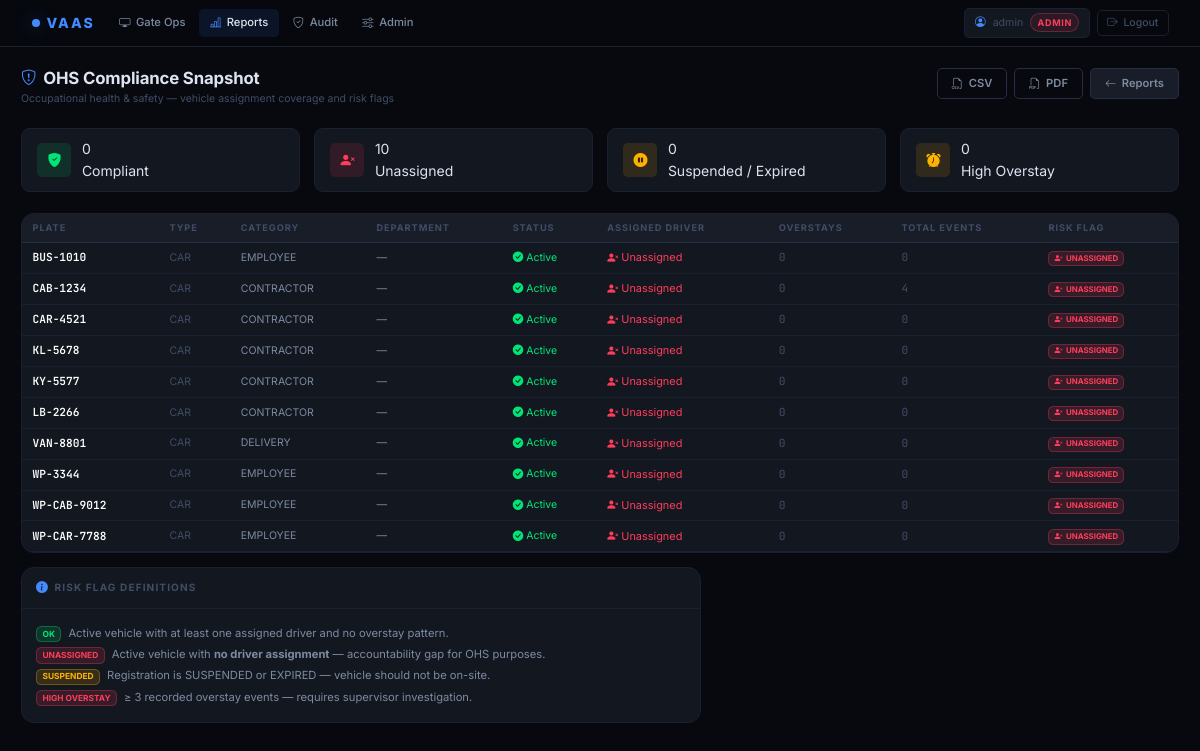
/manager/reports/ohs (signed in), run on the app's committed database.
### tables this page shows
CREATE TABLE registered_vehicles (
    plate_number        TEXT PRIMARY KEY,
    vehicle_category    TEXT NOT NULL DEFAULT 'CONTRACTOR',
    contractor_name     TEXT,
    registration_status TEXT NOT NULL DEFAULT 'ACTIVE'
                        CHECK(registration_status IN ('ACTIVE','SUSPENDED','EXPIRED')),
    created_at          TEXT NOT NULL DEFAULT (strftime('%Y-%m-%dT%H:%M:%SZ','now')),
    notes               TEXT
, vehicle_type TEXT NOT NULL DEFAULT 'CAR', department TEXT, make_model TEXT);

### webapp/routes/manager.py (the view)
@manager_bp.route("/reports/ohs")
@requires_role("MANAGER", "ADMIN")
def ohs():
    rows = ohs_compliance_report(current_app.config["VAAS_DB"])
    return render_template("manager/ohs.html", rows=rows)

### webapp/auth.py (called while the page is built)
def requires_role(*allowed: str):
    def decorator(fn):
        @wraps(fn)
        def wrapper(*args, **kwargs):
            if "user_id" not in session:
                return redirect(url_for("auth.login", next=request.path))
            user_role = session.get("role", "")
            user_rank = ROLE_RANK.get(user_role, 0)
            min_rank = min(ROLE_RANK[r] for r in allowed)
            if user_rank < min_rank:
                return ("Forbidden — role required: " + " or ".join(allowed)), 403
            return fn(*args, **kwargs)
        return wrapper
    return decorator

### webapp/templates/manager/ohs.html (shortened to what this page needs)
{% extends "base.html" %}
{% block content %}
<div class="page-header">
  <div class="page-header-left">
    <h1 class="page-title"><i class="bi bi-shield-exclamation"></i> OHS Compliance Snapshot</h1>
    <p class="page-subtitle">Occupational health &amp; safety — vehicle assignment coverage and risk flags</p>
  </div>
  <div class="page-actions">
    <a class="btn btn-outline-secondary"
       href="{{ url_for('manager.export_csv_route', report_type='ohs') }}">
      <i class="bi bi-filetype-csv"></i> CSV
    </a>
    <a class="btn btn-outline-secondary"
       href="{{ url_for('manager.export_pdf_route', report_type='ohs') }}">
      <i class="bi bi-filetype-pdf"></i> PDF
    </a>
    <a class="btn btn-secondary" href="{{ url_for('manager.home') }}">
      <i class="bi bi-arrow-left"></i> Reports
    </a>
  </div>
</div>
{% set ok_count         = rows | selectattr('risk_flag','eq','OK')          | list | length %}
{% set unassigned_count = rows | selectattr('risk_flag','eq','UNASSIGNED')   | list | length %}
{% set suspended_count  = rows | selectattr('risk_flag','eq','SUSPENDED')    | list | length %}
{% set overstay_count   = rows | selectattr('risk_flag','eq','HIGH_OVERSTAY')| list | length %}
<div class="d-flex flex-wrap gap-3 mb-4">
  <div class="stat-chip">
    <div class="stat-chip-icon" style="background:rgba(0,230,118,.12);color:var(--green)">
      <i class="bi bi-shield-fill-check"></i>
    </div>
    <div>
      <div class="stat-chip-value">{{ ok_count }}</div>
      <div class="stat-chip-label">Compliant</div>
    </div>
  </div>
  <div class="stat-chip">
    <div class="stat-chip-icon" style="background:rgba(255,61,90,.12);color:var(--red)">
      <i class="bi bi-person-x-fill"></i>
    </div>
    <div>
      <div class="stat-chip-value">{{ unassigned_count }}</div>
      <div class="stat-chip-label">Unassigned</div>
    </div>
  </div>
  <div class="stat-chip">
    <div class="stat-chip-icon" style="background:rgba(255,179,0,.12);color:var(--amber)">
      <i class="bi bi-pause-circle-fill"></i>
    </div>
    <div>
      <div class="stat-chip-value">{{ suspended_count }}</div>
      <div class="stat-chip-label">Suspended / Expired</div>
    </div>
  </div>
  <div class="stat-chip">
    <div class="stat-chip-icon" style="background:rgba(255,179,0,.12);color:var(--amber)">
      <i class="bi bi-alarm-fill"></i>
    </div>
    <div>
      <div class="stat-chip-value">{{ overstay_count }}</div>
      <div class="stat-chip-label">High Overstay</div>
    </div>
  </div>
</div>
<div class="report-card">
  <div class="report-table-wrap">
    <table class="vaas-table">
      <thead>
        <tr>
          <th>Plate</th>
          <th>Type</th>
          <th>Category</th>
          <th>Department</th>
          <th>Status</th>
          <th>Assigned Driver</th>
          <th>Overstays</th>
          <th>Total Events</th>
          <th>Risk Flag</th>
        </tr>
      </thead>
      <tbody>
      {% for r in rows %}
        <tr>
          <td style="font-family:var(--font-mono);font-weight:600;color:#fff;font-size:.8rem">
            {{ r.plate_number }}
          </td>
          <td style="color:var(--text-muted);font-size:.75rem">{{ r.vehicle_type }}</td>
          <td style="color:var(--text-secondary);font-size:.75rem">{{ r.vehicle_category }}</td>
          <td style="color:var(--text-secondary);font-size:.75rem">{{ r.department }}</td>
          <td style="font-size:.75rem">
            {% if r.registration_status == 'ACTIVE' %}
              <span style="color:var(--green)"><i class="bi bi-check-circle-fill"></i> Active</span>
            {% elif r.registration_status == 'SUSPENDED' %}
              <span style="color:var(--amber)"><i class="bi bi-pause-circle-fill"></i> Suspended</span>
            {% else %}
              <span style="color:var(--red)"><i class="bi bi-x-circle-fill"></i> Expired</span>
            {% endif %}
          </td>
          <td style="font-size:.78rem">
            {% if r.assigned_driver != 'UNASSIGNED' %}
              <i class="bi bi-person-fill" style="color:var(--blue)"></i>
              {{ r.driver_name }}
            {% else %}
              <span style="color:var(--red)">
                <i class="bi bi-person-x-fill"></i> Unassigned
              </span>
            {% endif %}
          </td>
          <td style="font-family:var(--font-mono);font-size:.8rem;
             color:{% if r.overstay_events >= 3 %}var(--red){% elif r.overstay_events > 0 %}var(--amber){% else %}var(--text-muted){% endif %}">
            {{ r.overstay_events }}
          </td>
          <td style="font-family:var(--font-mono);font-size:.8rem;color:var(--text-muted)">
            {{ r.total_access_events }}
          </td>
          <td style="font-size:.75rem">
            {% if r.risk_flag == 'OK' %}
              <span class="badge" style="background:rgba(0,230,118,.15);color:var(--green);border:1px solid rgba(0,230,118,.3)">
                <i class="bi bi-check-lg me-1"></i>OK
              </span>
            {% elif r.risk_flag == 'UNASSIGNED' %}
              <span class="badge" style="background:rgba(255,61,90,.15);color:var(--red);border:1px solid rgba(255,61,90,.3)">
                <i class="bi bi-person-x-fill me-1"></i>UNASSIGNED
              </span>
            {% elif r.risk_flag == 'SUSPENDED' %}
              <span class="badge" style="background:rgba(255,179,0,.15);color:var(--amber);border:1px solid rgba(255,179,0,.3)">
                <i class="bi bi-pause-circle-fill me-1"></i>SUSPENDED
              </span>
            {% else %}
              <span class="badge" style="background:rgba(255,61,90,.15);color:var(--red);border:1px solid rgba(255,61,90,.3)">
                <i class="bi bi-alarm-fill me-1"></i>HIGH OVERSTAY
              </span>
            {% endif %}
          </td>
        </tr>
      {% endfor %}
      </tbody>
    </table>
  </div>
</div>
<div class="panel mt-3" style="max-width:680px">
  <div class="panel-header">
    <span class="panel-title"><i class="bi bi-info-circle-fill"></i> Risk Flag Definitions</span>
  </div>
  <div class="panel-body" style="font-size:.8rem;line-height:1.9;color:var(--text-secondary)">
    <div><span class="badge me-2" style="background:rgba(0,230,118,.15);color:var(--green);border:1px solid rgba(0,230,118,.3)">OK</span>Active vehicle with at least one assigned driver and no overstay pattern.</div>
    <div><span class="badge me-2" style="background:rgba(255,61,90,.15);color:var(--red);border:1px solid rgba(255,61,90,.3)">UNASSIGNED</span>Active vehicle with <strong>no driver assignment</strong> — accountability gap for OHS purposes.</div>
    <div><span class="badge me-2" style="background:rgba(255,179,0,.15);color:var(--amber);border:1px solid rgba(255,179,0,.3)">SUSPENDED</span>Registration is SUSPENDED or EXPIRED — vehicle should not be on-site.</div>
    <div><span class="badge me-2" style="background:rgba(255,61,90,.15);color:var(--red);border:1px solid rgba(255,61,90,.3)">HIGH OVERSTAY</span>≥ 3 recorded overstay events — requires supervisor investigation.</div>
  </div>
</div>
{% endblock %}

### webapp/static/css/app.css (style rules this page uses)
:root { --bg-base: #07090f; --bg-surface: #0e1117; --bg-panel: #131720; --bg-panel-alt: #181d28; --bg-input: #0e1117; --bg-hover: #1c2133; --border-dim: #1a2030; --border-mid: #252e42; --border-hi: #3a4a6e; --text-primary: #dde3f0; --text-secondary: #7d8ba0; --text-muted: #404d65; --text-on-accent: #07090f; --green: #00e676; --red: #ff3d5a; --amber: #ffb300; --blue: #448aff; --cyan: #00c8e8; --purple: #9c7bff; --slate: #607d8b; --green-bg: rgba(0, 230, 118, .10); --red-bg: rgba(255, 61, 90, .10); --amber-bg: rgba(255, 179, 0, .10); --blue-bg: rgba( 68, 138, 255, .10); --glow-green: 0 0 20px rgba(0, 230, 118, .45); --glow-red: 0 0 22px rgba(255, 61, 90, .55); --glow-amber: 0 0 20px rgba(255, 179, 0, .45); --glow-blue: 0 0 18px rgba( 68, 138, 255, .40); --font-sans: 'Inter', system-ui, -apple-system, sans-serif; --font-mono: 'JetBrains Mono', 'Courier New', monospace; --radius-sm: 5px; --radius: 9px; --radius-lg: 13px; --radius-xl: 18px; --fast: .12s ease; --mid: .22s ease; }
*, *::before, *::after { box-sizing: border-box; }
html, body { margin: 0; padding: 0; background: var(--bg-base); color: var(--text-primary); font-family: var(--font-sans); font-size: 14px; line-height: 1.55; -webkit-font-smoothing: antialiased; }
a { color: var(--blue); text-decoration: none; }
h1,h2,h3,h4,h5,h6 { color: var(--text-primary); font-weight: 600; letter-spacing: -.01em; }
.page-header { display: flex; align-items: flex-start; justify-content: space-between; flex-wrap: wrap; gap: .75rem; margin-bottom: 1.5rem; }
.page-header-left { display: flex; flex-direction: column; gap: .2rem; }
.page-title { font-size: 1.2rem; font-weight: 700; color: var(--text-primary); margin: 0; display: flex; align-items: center; gap: .5rem; }
.page-title i { color: var(--blue); font-size: 1.1rem; }
.page-subtitle { font-size: .75rem; color: var(--text-muted); margin: 0; }
.page-actions { display: flex; align-items: center; gap: .5rem; flex-wrap: wrap; }
.panel { background: var(--bg-panel); border: 1px solid var(--border-dim); border-radius: var(--radius-lg); overflow: hidden; }
.panel-header { display: flex; align-items: center; justify-content: space-between; padding: .75rem 1rem; border-bottom: 1px solid var(--border-dim); }
.panel-title { font-size: .72rem; font-weight: 700; letter-spacing: .11em; text-transform: uppercase; color: var(--text-muted); display: flex; align-items: center; gap: .4rem; }
.panel-title i { font-size: .85rem; color: var(--blue); }
.panel-body { padding: 1rem; }
.stat-chip { background: var(--bg-panel); border: 1px solid var(--border-dim); border-radius: var(--radius); padding: .65rem 1.1rem; display: flex; align-items: center; gap: .75rem; min-width: 120px; flex: 1; }
.stat-chip-icon { width: 34px; height: 34px; border-radius: var(--radius-sm); display: flex; align-items: center; justify-content: center; font-size: 1rem; flex-shrink: 0; }
.vaas-table { width: 100%; border-collapse: collapse; font-size: .8rem; }
.vaas-table thead { position: sticky; top: 0; z-index: 1; }
.vaas-table th { background: var(--bg-panel-alt); color: var(--text-muted); font-size: .66rem; font-weight: 700; letter-spacing: .1em; text-transform: uppercase; padding: .5rem .75rem; border-bottom: 1px solid var(--border-mid); white-space: nowrap; }
.vaas-table td { padding: .45rem .75rem; border-bottom: 1px solid var(--border-dim); vertical-align: middle; color: var(--text-primary); }
.btn { border-radius: var(--radius-sm) !important; font-size: .8rem; font-weight: 600; padding: .45rem 1rem; display: inline-flex; align-items: center; gap: .4rem; transition: all var(--fast) !important; }
.btn-secondary { background: var(--bg-panel-alt) !important; border-color: var(--border-mid) !important; color: var(--text-secondary) !important; }
.btn-outline-secondary { background: transparent !important; border-color: var(--border-mid) !important; color: var(--text-secondary) !important; }
.report-card { background: var(--bg-panel); border: 1px solid var(--border-dim); border-radius: var(--radius-lg); overflow: hidden; }
.report-table-wrap { overflow-x: auto; padding: 0; }

### data on the page
registered_vehicles: plate_number "BUS-1010", vehicle_type "CAR", vehicle_category "EMPLOYEE", department "—", registration_status "ACTIVE" (drawn), overstay_events "0", total_access_events "0"
registered_vehicles: plate_number "CAB-1234", vehicle_type "CAR", vehicle_category "CONTRACTOR", department "—", registration_status "ACTIVE" (drawn), overstay_events "0", total_access_events "4"
registered_vehicles: plate_number "CAR-4521", vehicle_type "CAR", vehicle_category "CONTRACTOR", department "—", registration_status "ACTIVE" (drawn), overstay_events "0", total_access_events "0"
registered_vehicles: plate_number "KL-5678", vehicle_type "CAR", vehicle_category "CONTRACTOR", department "—", registration_status "ACTIVE" (drawn), overstay_events "0", total_access_events "0"
registered_vehicles: plate_number "KY-5577", vehicle_type "CAR", vehicle_category "CONTRACTOR", department "—", registration_status "ACTIVE" (drawn), overstay_events "0", total_access_events "0"
registered_vehicles: plate_number "LB-2266", vehicle_type "CAR", vehicle_category "CONTRACTOR", department "—", registration_status "ACTIVE" (drawn), overstay_events "0", total_access_events "0"
registered_vehicles: plate_number "VAN-8801", vehicle_type "CAR", vehicle_category "DELIVERY", department "—", registration_status "ACTIVE" (drawn), overstay_events "0", total_access_events "0"
registered_vehicles: plate_number "WP-3344", vehicle_type "CAR", vehicle_category "EMPLOYEE", department "—", registration_status "ACTIVE" (drawn), overstay_events "0", total_access_events "0"
registered_vehicles: plate_number "WP-CAB-9012", vehicle_type "CAR", vehicle_category "EMPLOYEE", department "—", registration_status "ACTIVE" (drawn), overstay_events "0", total_access_events "0"
registered_vehicles: plate_number "WP-CAR-7788", vehicle_type "CAR", vehicle_category "EMPLOYEE", department "—", registration_status "ACTIVE" (drawn), overstay_events "0", total_access_events "0"

### other printed values
{{ session.username }} "admin"
{{ session.role }} "ADMIN"
{{ ok_count }} "0"
{{ unassigned_count }} "10"
{{ suspended_count }} "0"
{{ overstay_count }} "0"
